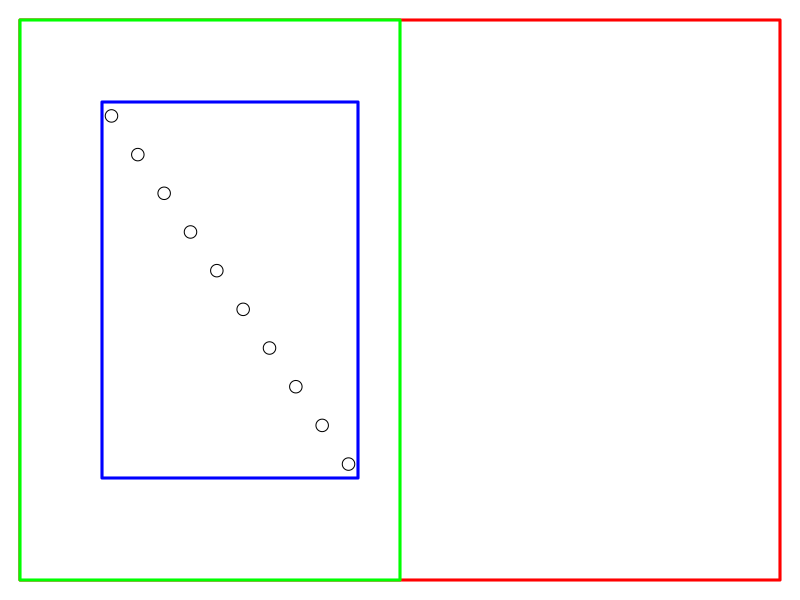

Source code (R):
library(gridBase)


### Name: baseViewports
### Title: Generate grid Viewports from Base Plot
### Aliases: baseViewports
### Keywords: dplot

### ** Examples

library(grid)
par(oma=rep(1, 4), mfrow=c(1, 2), xpd=NA)
plot(1:10)
vps <- baseViewports()
pushViewport(vps$inner)
grid.rect(gp=gpar(lwd=3, col="red"))
pushViewport(vps$figure)
grid.rect(gp=gpar(lwd=3, col="green"))
pushViewport(vps$plot)
grid.rect(gp=gpar(lwd=3, col="blue"))
grid.points(1:10, 10:1)
